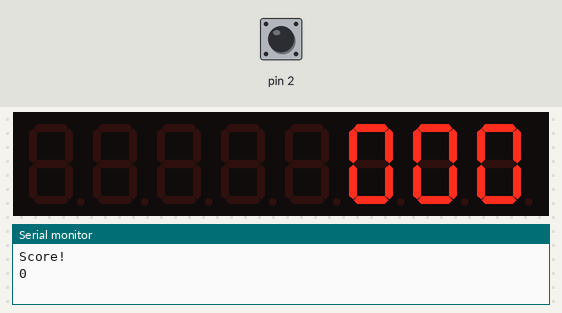
Bench run of a sketch on a simulated Arduino Uno, built with avr-gcc and run on an emulated ATmega328P. Shown: 8-digit seven-segment display, the last lines printed to the serial monitor. The inputs (shaded band) are chosen by the test bench; at power-on: pin 2 HIGH.

Above: at 1.2 s.
1.3 s: pin 2 pulled LOW for 3.2 s
At 5.0 s:
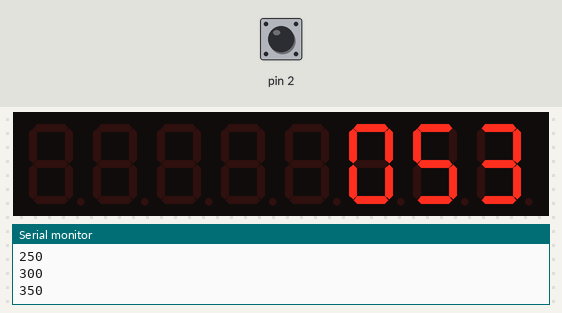
6.0 s: pin 2 pulled LOW for 0.15 s
At 7.2 s:
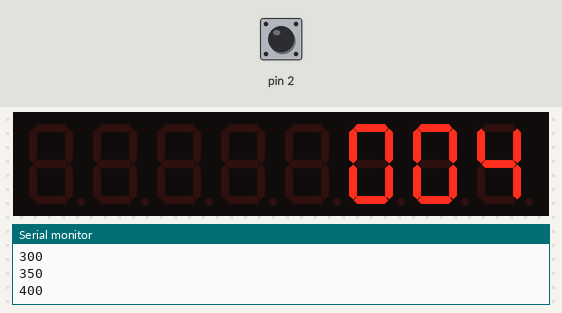
7.6 s: pin 2 pulled LOW for 1 s
At 8.9 s:
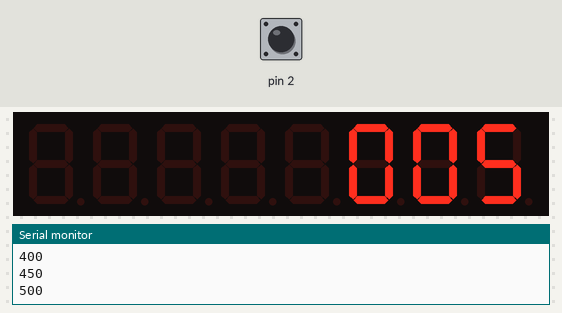
10.1 s: pin 2 pulled LOW for 0.15 s
At 10.4 s:
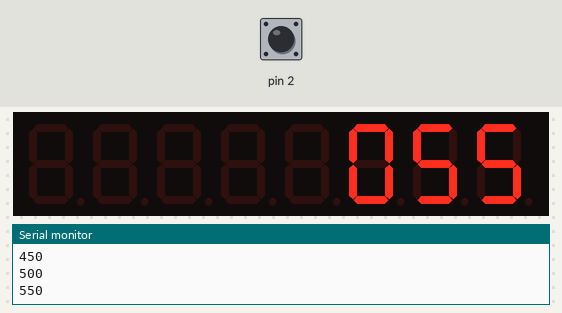
Timing chart, 0 to 12.7 s (numbered marks = the images above; inputs shaded):
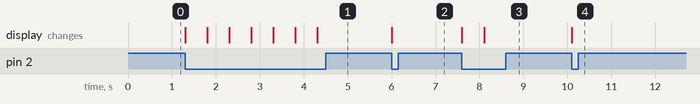

Measured:
- after the input at 1.3 s, the display: first changes at once (image 1 shows a later state)
- after the input at 6.0 s, the display: changes at once (image 2)
- after the input at 7.6 s, the display: first changes at once (image 3 shows a later state)
- after the input at 10.1 s, the display: changes at once (image 4)

The sketch:

beginingsSkeeBall.ino
```cpp
#include "LedControl.h"

LedControl lc=LedControl(12,11,10,1);

unsigned long gotOne = 500;
unsigned long updated;
int score = 0;

void setup() {
  Serial.begin(9600);
  pinMode(2, INPUT_PULLUP);
  Serial.println("Score!");
  Serial.println(score);

  lc.shutdown(0,false);
  lc.setIntensity(0,2);
  lc.clearDisplay(0);
  lc.setDigit(0, 0, 0, false);
  lc.setDigit(0, 1, 0, false);
  lc.setDigit(0, 2, 0, false);
}

void displayNumber(int num) {
    // Extract individual digits
    int hundreds = (num / 100) % 10;
    int tens = (num / 10) % 10;
    int ones = num % 10;

    // Update each digit on the display
    lc.setDigit(0, 0, hundreds, false);  // Hundreds place
    lc.setDigit(0, 1, tens, false);      // Tens place
    lc.setDigit(0, 2, ones, false);      // Ones place
}

void loop() {
  if ((digitalRead(2) == LOW) && (millis() > gotOne + 500)) {
    gotOne = millis();
    score += 50;
    Serial.println(score);
    displayNumber(score);
  }

}
```
